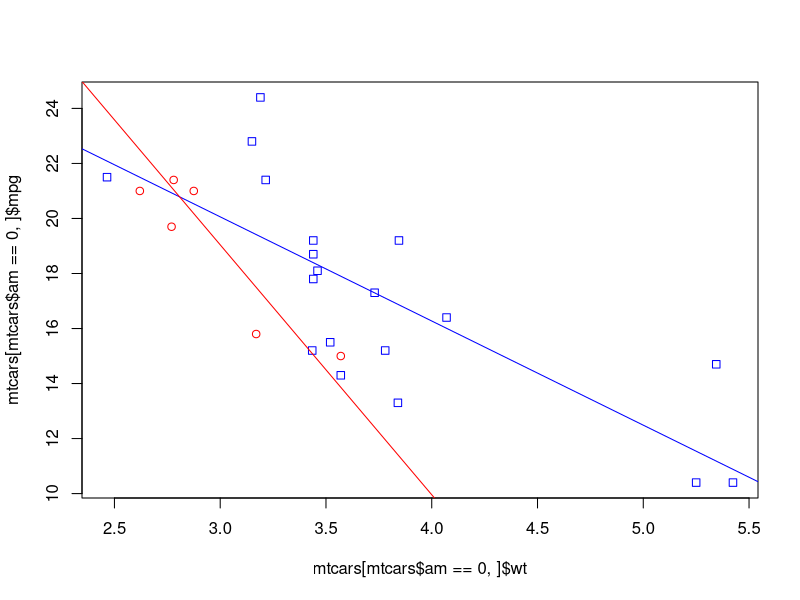

This chart was generated by the following R code:
# Explore The Data

# Also, oddly, 0 means a V-engine, and 1 straight engine.
# Oddlier, am = 0 is automatic and 1 is manual. 
# [, 1]	mpg	Miles/(US) gallon
# [, 2]	cyl	Number of cylinders
# [, 3]	disp	Displacement (cu.in.)
# [, 4]	hp	Gross horsepower
# [, 5]	drat	Rear axle ratio
# [, 6]	wt	Weight (1000 lbs)
# [, 7]	qsec	1/4 mile time
# [, 8]	vs	V/S
# [, 9]	am	Transmission (0 = automatic, 1 = manual)
# [,10]	gear	Number of forward gears
# [,11]	carb	Number of carburetors

# http://blog.yhat.com/posts/r-lm-summary.html

# http://www.r-tutor.com/elementary-statistics/simple-linear-regression/residual-plot


data("mtcars")

plot ( mtcars[mtcars$am == 0, ]$wt, mtcars[mtcars$am == 0, ]$mpg , pch=0, col='blue')
abline(lm ( mtcars[mtcars$am == 0, ]$mpg ~ mtcars[mtcars$am == 0, ]$wt ), col='blue')
points ( mtcars[mtcars$am == 1, ]$wt, mtcars[mtcars$am == 1, ]$mpg , pch=1, col='red')
abline(lm ( mtcars[mtcars$am == 1, ]$mpg ~ mtcars[mtcars$am == 1, ]$wt ), col='red')

fit <- lm ( mtcars[mtcars$am == 1, ]$mpg ~ mtcars[mtcars$am == 1, ]$wt )

